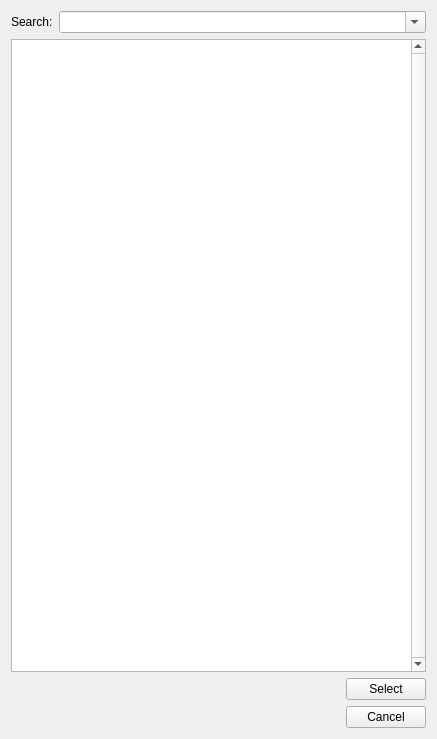
<?xml version="1.0" encoding="UTF-8"?>
<ui version="4.0">
 <class>Form</class>
 <widget class="QWidget" name="Form">
  <property name="geometry">
   <rect>
    <x>0</x>
    <y>0</y>
    <width>437</width>
    <height>739</height>
   </rect>
  </property>
  <property name="minimumSize">
   <size>
    <width>0</width>
    <height>600</height>
   </size>
  </property>
  <property name="windowTitle">
   <string>Choose Block</string>
  </property>
  <layout class="QVBoxLayout" name="verticalLayout" stretch="0,1,0">
   <item>
    <layout class="QHBoxLayout" name="horizontalLayout">
     <item>
      <widget class="QLabel" name="label">
       <property name="text">
        <string>Search:</string>
       </property>
      </widget>
     </item>
     <item>
      <widget class="QComboBox" name="searchField">
       <property name="sizePolicy">
        <sizepolicy hsizetype="Preferred" vsizetype="Fixed">
         <horstretch>1</horstretch>
         <verstretch>0</verstretch>
        </sizepolicy>
       </property>
       <property name="editable">
        <bool>true</bool>
       </property>
      </widget>
     </item>
    </layout>
   </item>
   <item>
    <layout class="QHBoxLayout" name="horizontalLayout_2">
     <item>
      <widget class="BlockTypeListWidget" name="listWidget">
       <property name="sizePolicy">
        <sizepolicy hsizetype="Expanding" vsizetype="Expanding">
         <horstretch>0</horstretch>
         <verstretch>1</verstretch>
        </sizepolicy>
       </property>
       <property name="palette">
        <palette>
         <active>
          <colorrole role="Highlight">
           <brush brushstyle="SolidPattern">
            <color alpha="255">
             <red>211</red>
             <green>219</green>
             <blue>255</blue>
            </color>
           </brush>
          </colorrole>
          <colorrole role="HighlightedText">
           <brush brushstyle="SolidPattern">
            <color alpha="255">
             <red>0</red>
             <green>0</green>
             <blue>0</blue>
            </color>
           </brush>
          </colorrole>
         </active>
         <inactive>
          <colorrole role="Highlight">
           <brush brushstyle="SolidPattern">
            <color alpha="255">
             <red>211</red>
             <green>219</green>
             <blue>255</blue>
            </color>
           </brush>
          </colorrole>
          <colorrole role="HighlightedText">
           <brush brushstyle="SolidPattern">
            <color alpha="255">
             <red>0</red>
             <green>0</green>
             <blue>0</blue>
            </color>
           </brush>
          </colorrole>
         </inactive>
         <disabled>
          <colorrole role="Highlight">
           <brush brushstyle="SolidPattern">
            <color alpha="255">
             <red>51</red>
             <green>153</green>
             <blue>255</blue>
            </color>
           </brush>
          </colorrole>
          <colorrole role="HighlightedText">
           <brush brushstyle="SolidPattern">
            <color alpha="255">
             <red>0</red>
             <green>0</green>
             <blue>0</blue>
            </color>
           </brush>
          </colorrole>
         </disabled>
        </palette>
       </property>
       <property name="verticalScrollBarPolicy">
        <enum>Qt::ScrollBarAlwaysOn</enum>
       </property>
       <property name="horizontalScrollBarPolicy">
        <enum>Qt::ScrollBarAlwaysOff</enum>
       </property>
       <property name="alternatingRowColors">
        <bool>true</bool>
       </property>
       <property name="resizeMode">
        <enum>QListView::Adjust</enum>
       </property>
       <property name="viewMode">
        <enum>QListView::ListMode</enum>
       </property>
      </widget>
     </item>
    </layout>
   </item>
   <item>
    <layout class="QGridLayout" name="gridLayout">
     <item row="2" column="1" rowspan="2">
      <widget class="QPushButton" name="cancelButton">
       <property name="text">
        <string>Cancel</string>
       </property>
      </widget>
     </item>
     <item row="0" column="1" rowspan="2">
      <widget class="QPushButton" name="selectButton">
       <property name="text">
        <string>Select</string>
       </property>
      </widget>
     </item>
     <item row="4" column="1">
      <spacer name="verticalSpacer">
       <property name="orientation">
        <enum>Qt::Vertical</enum>
       </property>
       <property name="sizeType">
        <enum>QSizePolicy::Expanding</enum>
       </property>
       <property name="sizeHint" stdset="0">
        <size>
         <width>0</width>
         <height>0</height>
        </size>
       </property>
      </spacer>
     </item>
     <item row="0" column="0" rowspan="5">
      <widget class="BlockTypesItemWidget" name="selectedBlockTypesWidget" native="true">
       <property name="sizePolicy">
        <sizepolicy hsizetype="Expanding" vsizetype="Preferred">
         <horstretch>0</horstretch>
         <verstretch>0</verstretch>
        </sizepolicy>
       </property>
      </widget>
     </item>
    </layout>
   </item>
  </layout>
 </widget>
 <customwidgets>
  <customwidget>
   <class>BlockTypeListWidget</class>
   <extends>QListWidget</extends>
   <header>blocktypelistwidget.h</header>
  </customwidget>
  <customwidget>
   <class>BlockTypesItemWidget</class>
   <extends>QWidget</extends>
   <header>blocktypesitemwidget.h</header>
   <container>1</container>
  </customwidget>
 </customwidgets>
 <tabstops>
  <tabstop>searchField</tabstop>
  <tabstop>listWidget</tabstop>
  <tabstop>selectButton</tabstop>
  <tabstop>cancelButton</tabstop>
 </tabstops>
 <resources/>
 <connections/>
</ui>
